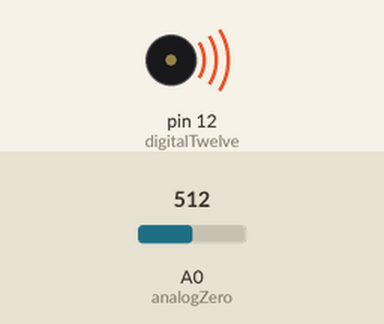
A sketch run on a simulated Arduino Uno, built with avr-gcc and run on an emulated ATmega328P. Parts: buzzer (waves = sounding). Inputs (shaded band) come from the test bench; at power-on: A0 (analogZero) = 512.

Above: at 1.2 s.
1.3 s: A0 (analogZero) set to 57
2.8 s: A0 (analogZero) set to 48
At 3.7 s:
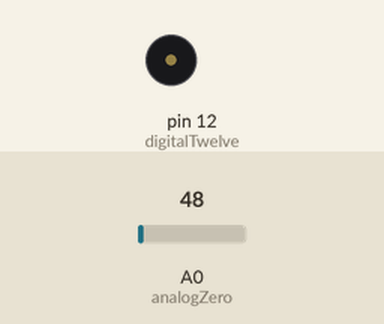
4.4 s: A0 (analogZero) set to 122
At 5.7 s:
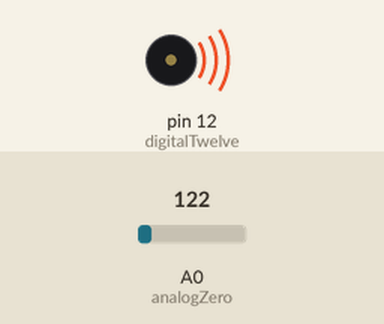
6.0 s: A0 (analogZero) set to 15
At 7.5 s:
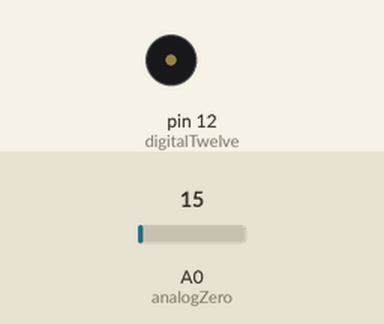
Timing chart, 0 to 8.6 s (numbered marks = the images above; inputs shaded):
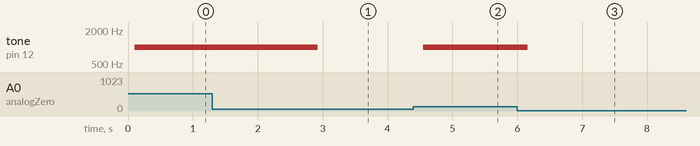

Measured:
- the behaviour switches between 52 and 51 on A0 (analogZero) (found by bisection; images 0 and 1)
- after the input at 1.3 s, every drawn part: stays the same
- after the input at 2.8 s, tone on pin 12 (digitalTwelve): 1000 Hz → silent after 0.12 s
- after the input at 4.4 s, tone on pin 12 (digitalTwelve): silent → 1000 Hz after 0.15 s
- after the input at 6.0 s, tone on pin 12 (digitalTwelve): 1000 Hz → silent after 0.16 s

The sketch:

modulesix.ino
```cpp
#include <ArduinoJson.h>

const int analogZero = 0;
float temperature = 0;
const int digitalTwelve = 12;
int statusBarIndicator = 0;

void setup() {
  pinMode(digitalTwelve, OUTPUT);
}

void loop() {
  temperature = analogRead(analogZero) * 0.4887585532;

  StaticJsonBuffer<200> jsonBuffer;

  JsonObject& root = jsonBuffer.createObject();
  root["temperature"] = temperature;

  Serial.println(root);
  delay(100);


  statusBarIndicator = temperature - 20;

  for(int i = 2; i < 12; i ++){
    if(statusBarIndicator < i) {
      digitalWrite(i, HIGH);
    } else {
      if (statusBarIndicator == i) {
        digitalWrite(i, LOW);
      }
    }
  }

  if(temperature > 25){
     tone(digitalTwelve, 1000);
     delay(100);
  }else{
    noTone(digitalTwelve);
  }
}
```
